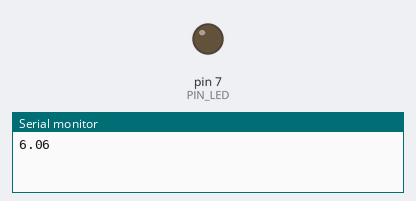
Recording of a sketch running on a simulated Arduino Uno, built with avr-gcc and run on an emulated ATmega328P. On the bench: output pins drawn as LEDs (lit = HIGH), the last lines printed to the serial monitor.

Above: at 0.05 s.
At 0.25 s:
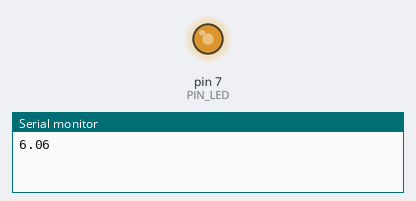
At 0.5 s:
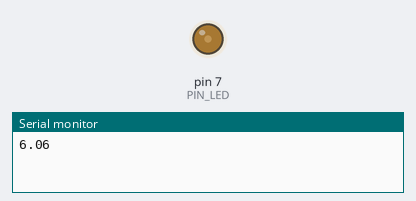
At 1.0 s:
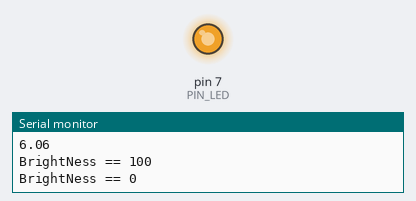
Timing chart, 0 to 3.0 s (numbered marks = the images above):
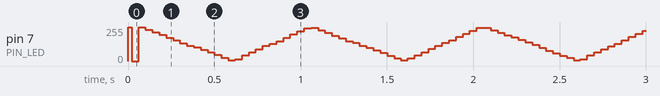

The sketch:

05_practice_4.ino
```cpp
#define PIN_LED 7
#define PERIOD 10000

int _period;
int _duty;

unsigned long nextLoopTime;

int brightness = 0;
int deltaTime = 30;
float fadeAmount = (101 * deltaTime) / 500.0;

void set_period(int period){
  _period = period;
}

void set_duty(int duty){
  _duty = duty;
}

void PWM(){
  digitalWrite(PIN_LED, 0);
  delayMicroseconds(_period * (_duty / 100.0));
  digitalWrite(PIN_LED, 1);
  delayMicroseconds(_period * ((100 - _duty) / 100.0));
}

void setup() {
  pinMode(PIN_LED, OUTPUT);
  Serial.begin(115200);
  while(!Serial){
    ;
  }
  Serial.println(fadeAmount);
  set_period(PERIOD);
  set_duty(brightness);
  nextLoopTime = millis() + deltaTime;
}

void loop() {
  if(nextLoopTime <= millis()){
    set_duty(brightness);
    brightness = brightness + fadeAmount;
    if(brightness <= 0){
      Serial.println("BrightNess == 0");
      brightness = 0;
      fadeAmount = -fadeAmount;
    }
    if(brightness >= 100){
      Serial.println("BrightNess == 100");
      brightness = 100;
      fadeAmount = -fadeAmount;
    }
    nextLoopTime = millis() + deltaTime;
  }
  PWM();
}
```
